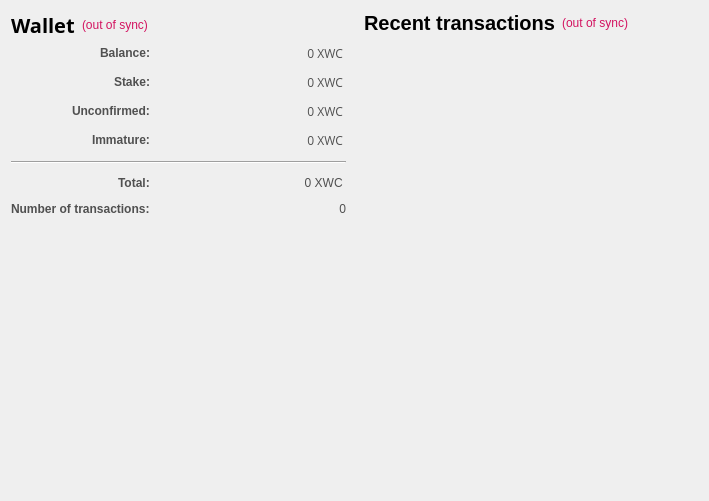
<?xml version="1.0" encoding="UTF-8"?>
<ui version="4.0">
 <class>OverviewPage</class>
 <widget class="QWidget" name="OverviewPage">
  <property name="geometry">
   <rect>
    <x>0</x>
    <y>0</y>
    <width>709</width>
    <height>501</height>
   </rect>
  </property>
  <property name="sizePolicy">
   <sizepolicy hsizetype="Preferred" vsizetype="Preferred">
    <horstretch>5</horstretch>
    <verstretch>5</verstretch>
   </sizepolicy>
  </property>
  <property name="maximumSize">
   <size>
    <width>16777215</width>
    <height>16777215</height>
   </size>
  </property>
  <property name="windowTitle">
   <string>Form</string>
  </property>
  <property name="styleSheet">
   <string notr="true">color:#505050;
font-family:'Open Sans,sans-serif';

</string>
  </property>
  <layout class="QHBoxLayout" name="horizontalLayout">
   <property name="spacing">
    <number>18</number>
   </property>
   <property name="sizeConstraint">
    <enum>QLayout::SetDefaultConstraint</enum>
   </property>
   <property name="leftMargin">
    <number>11</number>
   </property>
   <item>
    <layout class="QVBoxLayout" name="verticalLayout_2">
     <property name="spacing">
      <number>1</number>
     </property>
     <property name="sizeConstraint">
      <enum>QLayout::SetDefaultConstraint</enum>
     </property>
     <item>
      <layout class="QHBoxLayout" name="horizontalLayout_4">
       <property name="spacing">
        <number>7</number>
       </property>
       <item>
        <widget class="QLabel" name="label_5">
         <property name="font">
          <font>
           <family>Open Sans,sans-serif</family>
          </font>
         </property>
         <property name="text">
          <string>&lt;html&gt;&lt;head/&gt;&lt;body&gt;&lt;p&gt;&lt;span style=&quot; font-size:20px; font-weight:600; color:#000000;&quot;&gt;Wallet&lt;/span&gt;&lt;/p&gt;&lt;/body&gt;&lt;/html&gt;</string>
         </property>
        </widget>
       </item>
       <item>
        <widget class="QLabel" name="labelWalletStatus">
         <property name="toolTip">
          <string>The displayed information may be out of date. Your wallet automatically synchronizes with the Silkcoin network after a connection is established, but this process has not completed yet.</string>
         </property>
         <property name="styleSheet">
          <string notr="true">QLabel { color: red; }</string>
         </property>
         <property name="text">
          <string notr="true">&lt;html&gt;&lt;head/&gt;&lt;body&gt;&lt;p&gt;&lt;span style=&quot; color:#d31360;&quot;&gt;(out of sync)&lt;/span&gt;&lt;/p&gt;&lt;/body&gt;&lt;/html&gt;</string>
         </property>
         <property name="alignment">
          <set>Qt::AlignLeading|Qt::AlignLeft|Qt::AlignVCenter</set>
         </property>
        </widget>
       </item>
       <item>
        <spacer name="horizontalSpacer_2">
         <property name="orientation">
          <enum>Qt::Horizontal</enum>
         </property>
         <property name="sizeHint" stdset="0">
          <size>
           <width>40</width>
           <height>20</height>
          </size>
         </property>
        </spacer>
       </item>
      </layout>
     </item>
     <item>
      <spacer name="verticalSpacer_3">
       <property name="orientation">
        <enum>Qt::Vertical</enum>
       </property>
       <property name="sizeType">
        <enum>QSizePolicy::Fixed</enum>
       </property>
       <property name="sizeHint" stdset="0">
        <size>
         <width>20</width>
         <height>5</height>
        </size>
       </property>
      </spacer>
     </item>
     <item>
      <layout class="QFormLayout" name="formLayout_2">
       <property name="sizeConstraint">
        <enum>QLayout::SetFixedSize</enum>
       </property>
       <property name="fieldGrowthPolicy">
        <enum>QFormLayout::AllNonFixedFieldsGrow</enum>
       </property>
       <property name="labelAlignment">
        <set>Qt::AlignRight|Qt::AlignTop|Qt::AlignTrailing</set>
       </property>
       <property name="horizontalSpacing">
        <number>12</number>
       </property>
       <property name="verticalSpacing">
        <number>12</number>
       </property>
       <item row="0" column="0">
        <widget class="QLabel" name="label">
         <property name="text">
          <string>&lt;html&gt;&lt;head/&gt;&lt;body&gt;&lt;p&gt;&lt;span style=&quot; font-weight:600;&quot;&gt;Balance:&lt;/span&gt;&lt;/p&gt;&lt;/body&gt;&lt;/html&gt;</string>
         </property>
        </widget>
       </item>
       <item row="0" column="1">
        <widget class="QLabel" name="labelBalance">
         <property name="font">
          <font>
           <family>Open Sans,sans-serif</family>
          </font>
         </property>
         <property name="cursor">
          <cursorShape>IBeamCursor</cursorShape>
         </property>
         <property name="toolTip">
          <string>Your current balance</string>
         </property>
         <property name="text">
          <string notr="true">0 XWC </string>
         </property>
         <property name="alignment">
          <set>Qt::AlignRight|Qt::AlignTrailing|Qt::AlignVCenter</set>
         </property>
         <property name="margin">
          <number>3</number>
         </property>
         <property name="textInteractionFlags">
          <set>Qt::LinksAccessibleByMouse|Qt::TextSelectableByKeyboard|Qt::TextSelectableByMouse</set>
         </property>
        </widget>
       </item>
       <item row="1" column="0">
        <widget class="QLabel" name="labelStake_2">
         <property name="text">
          <string>&lt;html&gt;&lt;head/&gt;&lt;body&gt;&lt;p&gt;&lt;span style=&quot; font-weight:600;&quot;&gt;Stake:&lt;/span&gt;&lt;/p&gt;&lt;/body&gt;&lt;/html&gt;</string>
         </property>
        </widget>
       </item>
       <item row="1" column="1">
        <widget class="QLabel" name="labelStake">
         <property name="font">
          <font>
           <family>Open Sans,sans-serif</family>
          </font>
         </property>
         <property name="cursor">
          <cursorShape>IBeamCursor</cursorShape>
         </property>
         <property name="toolTip">
          <string>Total of coins that was staked, and do not yet count toward the current balance</string>
         </property>
         <property name="text">
          <string notr="true">0 XWC </string>
         </property>
         <property name="alignment">
          <set>Qt::AlignRight|Qt::AlignTrailing|Qt::AlignVCenter</set>
         </property>
         <property name="margin">
          <number>3</number>
         </property>
         <property name="textInteractionFlags">
          <set>Qt::LinksAccessibleByMouse|Qt::TextSelectableByKeyboard|Qt::TextSelectableByMouse</set>
         </property>
        </widget>
       </item>
       <item row="2" column="0">
        <widget class="QLabel" name="labelUnconfirmed_2">
         <property name="text">
          <string>&lt;html&gt;&lt;head/&gt;&lt;body&gt;&lt;p&gt;&lt;span style=&quot; font-weight:600;&quot;&gt;Unconfirmed:&lt;/span&gt;&lt;/p&gt;&lt;/body&gt;&lt;/html&gt;</string>
         </property>
        </widget>
       </item>
       <item row="2" column="1">
        <widget class="QLabel" name="labelUnconfirmed">
         <property name="font">
          <font>
           <family>Open Sans,sans-serif</family>
          </font>
         </property>
         <property name="cursor">
          <cursorShape>IBeamCursor</cursorShape>
         </property>
         <property name="toolTip">
          <string>Total of transactions that have yet to be confirmed, and do not yet count toward the current balance</string>
         </property>
         <property name="text">
          <string notr="true">0 XWC </string>
         </property>
         <property name="alignment">
          <set>Qt::AlignRight|Qt::AlignTrailing|Qt::AlignVCenter</set>
         </property>
         <property name="margin">
          <number>3</number>
         </property>
         <property name="textInteractionFlags">
          <set>Qt::LinksAccessibleByMouse|Qt::TextSelectableByKeyboard|Qt::TextSelectableByMouse</set>
         </property>
        </widget>
       </item>
       <item row="3" column="0">
        <widget class="QLabel" name="labelImmatureText">
         <property name="text">
          <string>&lt;html&gt;&lt;head/&gt;&lt;body&gt;&lt;p&gt;&lt;span style=&quot; font-weight:600;&quot;&gt;Immature:&lt;/span&gt;&lt;/p&gt;&lt;/body&gt;&lt;/html&gt;</string>
         </property>
        </widget>
       </item>
       <item row="3" column="1">
        <widget class="QLabel" name="labelImmature">
         <property name="font">
          <font>
           <family>Open Sans,sans-serif</family>
          </font>
         </property>
         <property name="toolTip">
          <string>Mined balance that has not yet matured</string>
         </property>
         <property name="text">
          <string notr="true">0 XWC </string>
         </property>
         <property name="alignment">
          <set>Qt::AlignRight|Qt::AlignTrailing|Qt::AlignVCenter</set>
         </property>
         <property name="margin">
          <number>3</number>
         </property>
         <property name="textInteractionFlags">
          <set>Qt::LinksAccessibleByMouse|Qt::TextSelectableByKeyboard|Qt::TextSelectableByMouse</set>
         </property>
        </widget>
       </item>
       <item row="4" column="0" colspan="2">
        <widget class="Line" name="line">
         <property name="sizePolicy">
          <sizepolicy hsizetype="Expanding" vsizetype="Fixed">
           <horstretch>140</horstretch>
           <verstretch>0</verstretch>
          </sizepolicy>
         </property>
         <property name="orientation">
          <enum>Qt::Horizontal</enum>
         </property>
        </widget>
       </item>
       <item row="5" column="0">
        <widget class="QLabel" name="labelTotal_2">
         <property name="text">
          <string>&lt;html&gt;&lt;head/&gt;&lt;body&gt;&lt;p&gt;&lt;span style=&quot; font-weight:600;&quot;&gt;Total:&lt;/span&gt;&lt;/p&gt;&lt;/body&gt;&lt;/html&gt;</string>
         </property>
        </widget>
       </item>
       <item row="5" column="1">
        <widget class="QLabel" name="labelTotal">
         <property name="toolTip">
          <string>Total number of transactions in wallet</string>
         </property>
         <property name="text">
          <string notr="true">0 XWC </string>
         </property>
         <property name="alignment">
          <set>Qt::AlignRight|Qt::AlignTrailing|Qt::AlignVCenter</set>
         </property>
         <property name="margin">
          <number>3</number>
         </property>
        </widget>
       </item>
       <item row="6" column="0">
        <widget class="QLabel" name="labelTotalTransactions">
         <property name="text">
          <string>&lt;html&gt;&lt;head/&gt;&lt;body&gt;&lt;p&gt;&lt;span style=&quot; font-weight:600;&quot;&gt;Number of transactions:&lt;/span&gt;&lt;/p&gt;&lt;/body&gt;&lt;/html&gt;</string>
         </property>
        </widget>
       </item>
       <item row="6" column="1">
        <widget class="QLabel" name="labelNumTransactions">
         <property name="toolTip">
          <string>Total number of transactions in wallet</string>
         </property>
         <property name="text">
          <string notr="true">0</string>
         </property>
         <property name="alignment">
          <set>Qt::AlignRight|Qt::AlignTrailing|Qt::AlignVCenter</set>
         </property>
         <property name="margin">
          <number>5</number>
         </property>
        </widget>
       </item>
      </layout>
     </item>
     <item>
      <widget class="QWidget" name="widget" native="true">
       <property name="sizePolicy">
        <sizepolicy hsizetype="Expanding" vsizetype="Expanding">
         <horstretch>0</horstretch>
         <verstretch>0</verstretch>
        </sizepolicy>
       </property>
       <property name="minimumSize">
        <size>
         <width>250</width>
         <height>200</height>
        </size>
       </property>
       <property name="styleSheet">
        <string notr="true"/>
       </property>
      </widget>
     </item>
    </layout>
   </item>
   <item>
    <layout class="QVBoxLayout" name="verticalLayout_3">
     <property name="spacing">
      <number>7</number>
     </property>
     <item>
      <layout class="QHBoxLayout" name="horizontalLayout_2">
       <item>
        <widget class="QLabel" name="label_4">
         <property name="text">
          <string>&lt;html&gt;&lt;head/&gt;&lt;body&gt;&lt;p&gt;&lt;span style=&quot; font-size:20px; font-weight:600; color:#000000;&quot;&gt;Recent transactions&lt;/span&gt;&lt;/p&gt;&lt;/body&gt;&lt;/html&gt;</string>
         </property>
        </widget>
       </item>
       <item>
        <widget class="QLabel" name="labelTransactionsStatus">
         <property name="toolTip">
          <string>The displayed information may be out of date. Your wallet automatically synchronizes with the Silkcoin network after a connection is established, but this process has not completed yet.</string>
         </property>
         <property name="styleSheet">
          <string notr="true">QLabel { color: red; }</string>
         </property>
         <property name="text">
          <string notr="true">&lt;html&gt;&lt;head/&gt;&lt;body&gt;&lt;p&gt;&lt;span style=&quot; color:#d31360;&quot;&gt;(out of sync)&lt;/span&gt;&lt;/p&gt;&lt;/body&gt;&lt;/html&gt;</string>
         </property>
         <property name="alignment">
          <set>Qt::AlignRight|Qt::AlignTrailing|Qt::AlignVCenter</set>
         </property>
        </widget>
       </item>
       <item>
        <spacer name="horizontalSpacer">
         <property name="orientation">
          <enum>Qt::Horizontal</enum>
         </property>
         <property name="sizeHint" stdset="0">
          <size>
           <width>40</width>
           <height>20</height>
          </size>
         </property>
        </spacer>
       </item>
      </layout>
     </item>
     <item>
      <spacer name="verticalSpacer_6">
       <property name="orientation">
        <enum>Qt::Vertical</enum>
       </property>
       <property name="sizeType">
        <enum>QSizePolicy::Maximum</enum>
       </property>
       <property name="sizeHint" stdset="0">
        <size>
         <width>20</width>
         <height>13</height>
        </size>
       </property>
      </spacer>
     </item>
     <item>
      <widget class="QListView" name="listTransactions">
       <property name="sizePolicy">
        <sizepolicy hsizetype="Fixed" vsizetype="Expanding">
         <horstretch>0</horstretch>
         <verstretch>0</verstretch>
        </sizepolicy>
       </property>
       <property name="maximumSize">
        <size>
         <width>400</width>
         <height>16777215</height>
        </size>
       </property>
       <property name="styleSheet">
        <string notr="true">QListView { background: transparent;font-size:12px;  }</string>
       </property>
       <property name="frameShape">
        <enum>QFrame::NoFrame</enum>
       </property>
       <property name="verticalScrollBarPolicy">
        <enum>Qt::ScrollBarAlwaysOff</enum>
       </property>
       <property name="horizontalScrollBarPolicy">
        <enum>Qt::ScrollBarAlwaysOff</enum>
       </property>
       <property name="selectionMode">
        <enum>QAbstractItemView::NoSelection</enum>
       </property>
      </widget>
     </item>
    </layout>
   </item>
  </layout>
 </widget>
 <resources/>
 <connections/>
</ui>
